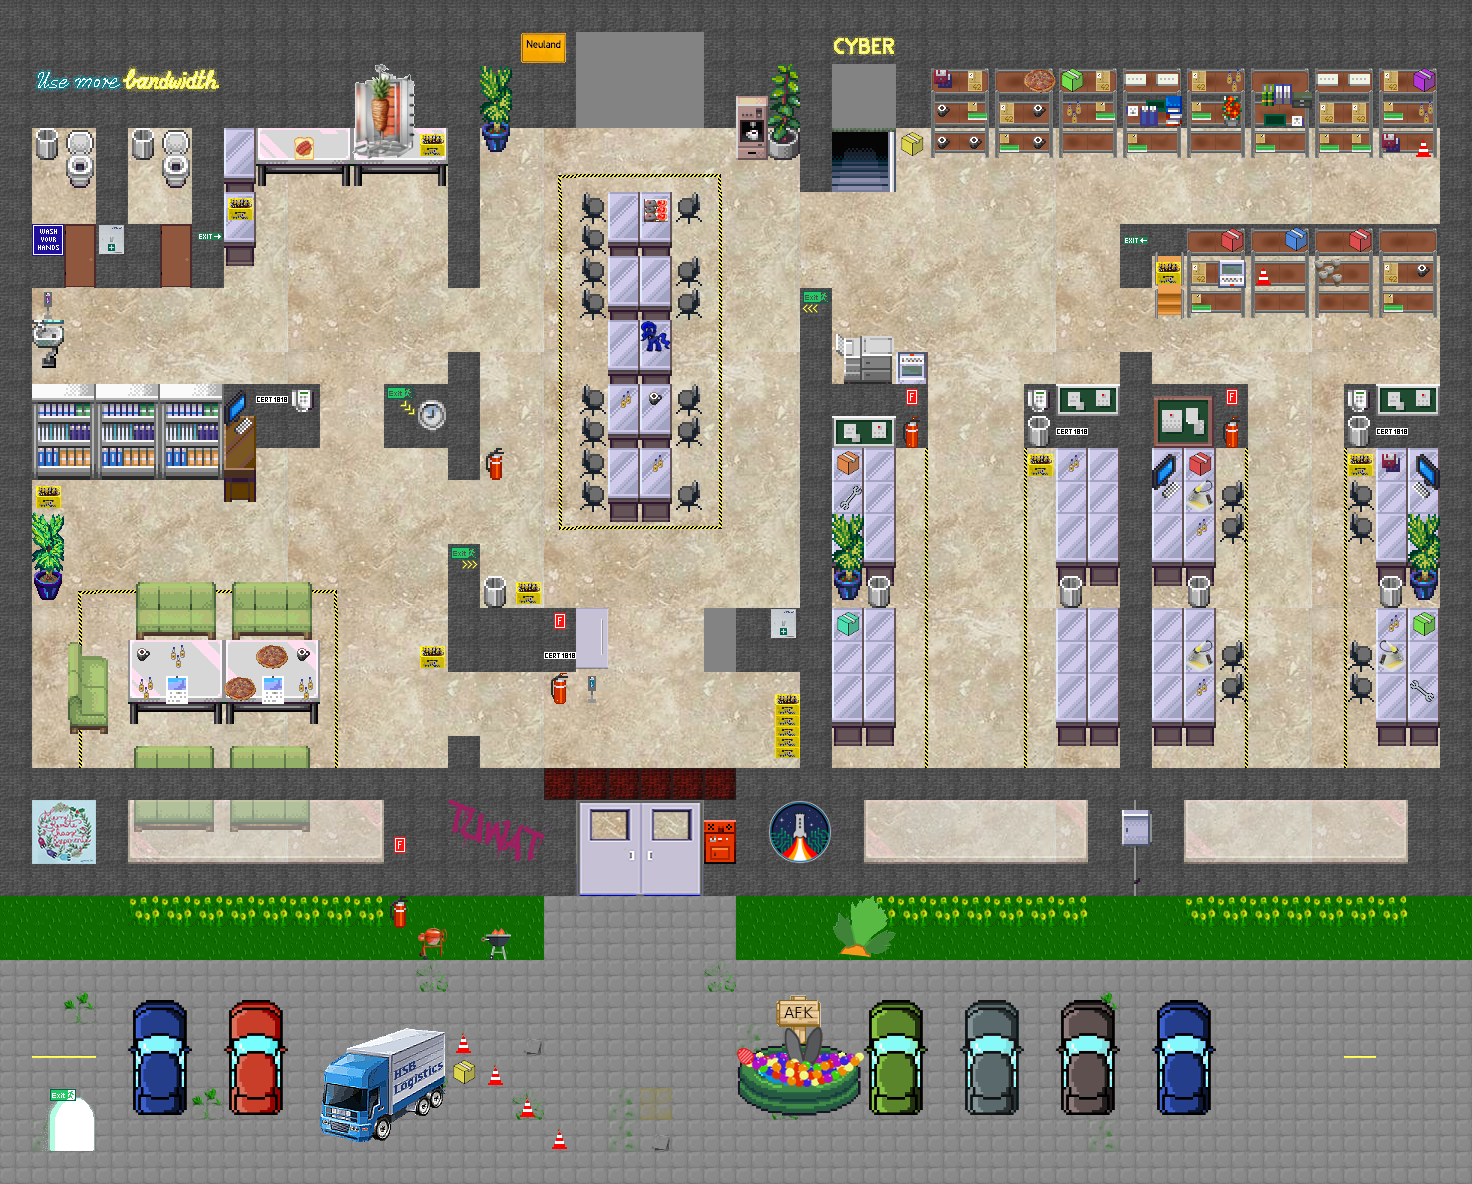

The image is a tile-based game level rendered from a .tmx file. Its description and source (layers, tilesets, objects; grid data summarised) follow:
An orthogonal 46x37 tile map with 32x32 px tiles, 37 tile layers (start, floor, floor2, walls, ...), 19 tilesets.

<map version="1.5" tiledversion="1.5.0" orientation="orthogonal" renderorder="right-down" width="46" height="37" tilewidth="32" tileheight="32" infinite="0" nextlayerid="55" nextobjectid="1">
 <editorsettings>
  <export target="main.json" format="json" />
 </editorsettings>
 <tileset firstgid="1" source="floortileset.tsx" />
 <tileset firstgid="65" source="tilesets_deviant_milkian_1.tsx" />
 <tileset firstgid="321" source="FloorTile_S.tsx" />
 <tileset firstgid="4809" source="rc3-mullana-single-use.tsx" />
 <tileset firstgid="5065" source="rakete-mini.tsx" />
 <tileset firstgid="5069" source="rc3-mullana-neon-signs.tsx" />
 <tileset firstgid="5325" name="spaceselection" tilewidth="32" tileheight="32" tilecount="672" columns="28">
  <image source="spaceselection.png" width="896" height="768" />
  <tile id="131">
   <animation>
    <frame tileid="47" duration="150" />
    <frame tileid="75" duration="150" />
    <frame tileid="103" duration="150" />
   </animation>
  </tile>
  <tile id="162">
   <animation>
    <frame tileid="160" duration="100" />
    <frame tileid="216" duration="100" />
    <frame tileid="272" duration="100" />
   </animation>
  </tile>
  <tile id="163">
   <animation>
    <frame tileid="161" duration="100" />
    <frame tileid="217" duration="100" />
    <frame tileid="273" duration="100" />
   </animation>
  </tile>
  <tile id="190">
   <animation>
    <frame tileid="188" duration="100" />
    <frame tileid="244" duration="100" />
    <frame tileid="300" duration="100" />
   </animation>
  </tile>
  <tile id="191">
   <animation>
    <frame tileid="189" duration="100" />
    <frame tileid="245" duration="100" />
    <frame tileid="301" duration="100" />
   </animation>
  </tile>
  <tile id="210">
   <animation>
    <frame tileid="207" duration="3000" />
    <frame tileid="208" duration="500" />
    <frame tileid="209" duration="6000" />
    <frame tileid="208" duration="500" />
   </animation>
  </tile>
  <tile id="211">
   <animation>
    <frame tileid="123" duration="9999" />
    <frame tileid="112" duration="500" />
   </animation>
  </tile>
  <tile id="212">
   <animation>
    <frame tileid="124" duration="9999" />
    <frame tileid="113" duration="500" />
   </animation>
  </tile>
  <tile id="213">
   <animation>
    <frame tileid="125" duration="9999" />
    <frame tileid="114" duration="500" />
   </animation>
  </tile>
  <tile id="214">
   <animation>
    <frame tileid="126" duration="9999" />
    <frame tileid="115" duration="500" />
   </animation>
  </tile>
  <tile id="238">
   <animation>
    <frame tileid="235" duration="3000" />
    <frame tileid="236" duration="500" />
    <frame tileid="237" duration="6000" />
    <frame tileid="236" duration="500" />
   </animation>
  </tile>
  <tile id="239">
   <animation>
    <frame tileid="151" duration="9999" />
    <frame tileid="140" duration="500" />
   </animation>
  </tile>
  <tile id="240">
   <animation>
    <frame tileid="152" duration="9999" />
    <frame tileid="141" duration="500" />
   </animation>
  </tile>
  <tile id="241">
   <animation>
    <frame tileid="153" duration="9999" />
    <frame tileid="142" duration="500" />
   </animation>
  </tile>
  <tile id="242">
   <animation>
    <frame tileid="154" duration="9999" />
    <frame tileid="143" duration="500" />
   </animation>
  </tile>
  <tile id="267">
   <animation>
    <frame tileid="179" duration="9999" />
    <frame tileid="168" duration="500" />
   </animation>
  </tile>
  <tile id="268">
   <animation>
    <frame tileid="180" duration="9999" />
    <frame tileid="169" duration="500" />
   </animation>
  </tile>
  <tile id="269">
   <animation>
    <frame tileid="181" duration="9999" />
    <frame tileid="170" duration="500" />
   </animation>
  </tile>
  <tile id="270">
   <animation>
    <frame tileid="182" duration="9999" />
    <frame tileid="171" duration="500" />
   </animation>
  </tile>
  <tile id="282">
   <animation>
    <frame tileid="280" duration="100" />
    <frame tileid="308" duration="100" />
    <frame tileid="336" duration="100" />
    <frame tileid="364" duration="100" />
    <frame tileid="392" duration="100" />
    <frame tileid="420" duration="100" />
    <frame tileid="448" duration="100" />
    <frame tileid="476" duration="100" />
    <frame tileid="504" duration="100" />
    <frame tileid="532" duration="100" />
   </animation>
  </tile>
  <tile id="310">
   <animation>
    <frame tileid="281" duration="100" />
    <frame tileid="309" duration="100" />
    <frame tileid="337" duration="100" />
    <frame tileid="365" duration="100" />
    <frame tileid="393" duration="100" />
    <frame tileid="421" duration="100" />
    <frame tileid="449" duration="100" />
    <frame tileid="477" duration="100" />
    <frame tileid="505" duration="100" />
    <frame tileid="533" duration="100" />
   </animation>
  </tile>
  <tile id="314">
   <animation>
    <frame tileid="342" duration="600" />
    <frame tileid="370" duration="200" />
    <frame tileid="342" duration="1200" />
    <frame tileid="370" duration="100" />
    <frame tileid="342" duration="600" />
    <frame tileid="370" duration="300" />
    <frame tileid="342" duration="3200" />
    <frame tileid="370" duration="200" />
   </animation>
  </tile>
  <tile id="315">
   <animation>
    <frame tileid="343" duration="600" />
    <frame tileid="371" duration="200" />
    <frame tileid="343" duration="1200" />
    <frame tileid="371" duration="100" />
    <frame tileid="343" duration="600" />
    <frame tileid="371" duration="300" />
    <frame tileid="343" duration="3200" />
    <frame tileid="371" duration="200" />
   </animation>
  </tile>
  <tile id="316">
   <animation>
    <frame tileid="344" duration="600" />
    <frame tileid="372" duration="200" />
    <frame tileid="344" duration="1200" />
    <frame tileid="372" duration="100" />
    <frame tileid="344" duration="600" />
    <frame tileid="372" duration="300" />
    <frame tileid="344" duration="3200" />
    <frame tileid="372" duration="200" />
   </animation>
  </tile>
  <tile id="317">
   <animation>
    <frame tileid="345" duration="600" />
    <frame tileid="373" duration="200" />
    <frame tileid="345" duration="1200" />
    <frame tileid="373" duration="100" />
    <frame tileid="345" duration="600" />
    <frame tileid="373" duration="300" />
    <frame tileid="345" duration="3200" />
    <frame tileid="373" duration="200" />
   </animation>
  </tile>
  <tile id="318">
   <animation>
    <frame tileid="397" duration="400" />
    <frame tileid="398" duration="150" />
    <frame tileid="399" duration="150" />
    <frame tileid="400" duration="150" />
    <frame tileid="401" duration="150" />
    <frame tileid="397" duration="4000" />
   </animation>
  </tile>
  <tile id="323">
   <properties>
    <property name="openWebsite" value="https://space.bi/stadtrundfahrt" />
   </properties>
  </tile>
  <tile id="351">
   <properties>
    <property name="jitsiRoom" value="spacebi_wohnzimmer" />
   </properties>
  </tile>
  <tile id="352">
   <properties>
    <property name="jitsiRoom" value="spacebi_wc" />
   </properties>
  </tile>
  <tile id="353">
   <properties>
    <property name="jitsiRoom" value="spacebi_wk1" />
   </properties>
  </tile>
  <tile id="354">
   <properties>
    <property name="jitsiRoom" value="spacebi_wk2" />
   </properties>
  </tile>
  <tile id="532">
   <animation>
    <frame tileid="280" duration="100" />
    <frame tileid="308" duration="100" />
    <frame tileid="336" duration="100" />
    <frame tileid="364" duration="100" />
    <frame tileid="392" duration="100" />
    <frame tileid="420" duration="100" />
    <frame tileid="448" duration="100" />
    <frame tileid="476" duration="100" />
    <frame tileid="504" duration="100" />
    <frame tileid="532" duration="100" />
   </animation>
  </tile>
 </tileset>
 <tileset firstgid="5997" source="mapUtilities.tsx" />
 <tileset firstgid="6006" source="hsb-fliese.tsx" />
 <tileset firstgid="6070" name="BlueTree" tilewidth="32" tileheight="32" tilecount="1" columns="1">
  <image source="BlueTree.png" trans="ffffff" width="32" height="32" />
 </tileset>
 <tileset firstgid="6071" name="RedTree" tilewidth="32" tileheight="32" tilecount="1" columns="1">
  <image source="RedTree.png" trans="ffffff" width="32" height="32" />
 </tileset>
 <tileset firstgid="6072" name="PinkTree" tilewidth="32" tileheight="32" tilecount="1" columns="1">
  <image source="PinkTree.png" trans="ffffff" width="32" height="32" />
 </tileset>
 <tileset firstgid="6073" name="VioletTree" tilewidth="32" tileheight="32" tilecount="1" columns="1">
  <image source="VioletTree.png" trans="ffffff" width="32" height="32" />
 </tileset>
 <tileset firstgid="6074" name="TurquiseTree" tilewidth="32" tileheight="32" tilecount="1" columns="1">
  <image source="TurquiseTree.png" trans="ffffff" width="32" height="32" />
 </tileset>
 <tileset firstgid="6075" name="divoc-functional" tilewidth="32" tileheight="32" tilecount="256" columns="16">
  <image source="divoc-functional.png" trans="ffffff" width="512" height="512" />
 </tileset>
 <tileset firstgid="6331" name="active-cave" tilewidth="32" tileheight="32" tilecount="384" columns="24">
  <image source="active-cave.png" trans="ffffff" width="768" height="512" />
 </tileset>
 <tileset firstgid="6715" name="coco-items" tilewidth="32" tileheight="32" tilecount="100" columns="10">
  <image source="coco-items.png" trans="ffffff" width="320" height="320" />
 </tileset>
 <tileset firstgid="6815" name="mrce-digitalpixled" tilewidth="32" tileheight="32" tilecount="20" columns="5">
  <image source="mrce-digitalpixled.png" trans="ffffff" width="172" height="128" />
 </tileset>
 <tileset firstgid="6835" name="doenerHawaii" tilewidth="32" tileheight="32" tilecount="6" columns="2">
  <image source="doenerHawaii.png" trans="ffffff" width="64" height="96" />
 </tileset>
 <layer id="13" name="start" width="46" height="37">
  <data>[1702 cells, 4 non-empty, 1 distinct tile ids]</data>
 </layer>
 <layer id="8" name="floor" width="46" height="37">
  <data>[1702 cells, 924 non-empty, 544 distinct tile ids]</data>
 </layer>
 <layer id="20" name="floor2" width="46" height="37">
  <data>[1702 cells, 1100 non-empty, 65 distinct tile ids]</data>
 </layer>
 <layer id="4" name="walls" width="46" height="37">
  <data>[1702 cells, 460 non-empty, 5 distinct tile ids]</data>
 </layer>
 <layer id="7" name="outdoor" width="46" height="37">
  <data>[1702 cells, 426 non-empty, 20 distinct tile ids]</data>
 </layer>
 <layer id="18" name="cars" width="46" height="37">
  <data>[1702 cells, 64 non-empty, 56 distinct tile ids]</data>
 </layer>
 <layer id="39" name="gaffaLayer" width="46" height="37">
  <data>[1702 cells, 92 non-empty, 4 distinct tile ids]</data>
 </layer>
 <layer id="11" name="funiture" width="46" height="37">
  <data>[1702 cells, 288 non-empty, 63 distinct tile ids]</data>
 </layer>
 <layer id="10" name="plants" width="46" height="37">
  <data>[1702 cells, 15 non-empty, 9 distinct tile ids]</data>
 </layer>
 <layer id="9" name="deko" width="46" height="37">
  <data>[1702 cells, 171 non-empty, 86 distinct tile ids]</data>
 </layer>
 <layer id="40" name="dekoOverlay" width="46" height="37">
  <data>[1702 cells, 10 non-empty, 5 distinct tile ids]</data>
 </layer>
 <layer id="38" name="exitLayer" width="46" height="37">
  <properties>
   <property name="exitSceneUrl" value="/_/global/c0c0bird.github.io/chaos-world/main.json#start_hamburg" />
  </properties>
  <data>[1702 cells, 4 non-empty, 4 distinct tile ids]</data>
 </layer>
 <layer id="41" name="timeMascheenLayer" width="46" height="37">
  <properties>
   <property name="exitSceneUrl" value="TimeMascheen/tm.json#timeMascheenLayer" />
  </properties>
  <data>[1702 cells, 8 non-empty, 8 distinct tile ids]</data>
 </layer>
 <layer id="48" name="poolLayer" width="46" height="37">
  <data>[1702 cells, 16 non-empty, 16 distinct tile ids]</data>
 </layer>
 <objectgroup id="14" name="floorLayer" />
 <layer id="50" name="poolLayerHead" width="46" height="37">
  <data>[1702 cells, 2 non-empty, 2 distinct tile ids]</data>
 </layer>
 <layer id="19" name="windows" width="46" height="37" opacity="0.45">
  <data>[1702 cells, 44 non-empty, 6 distinct tile ids]</data>
 </layer>
 <layer id="15" name="entry" width="46" height="37">
  <data>[1702 cells, 35 non-empty, 2 distinct tile ids]</data>
 </layer>
 <layer id="12" name="signs" width="46" height="37">
  <data>[1702 cells, 63 non-empty, 60 distinct tile ids]</data>
 </layer>
 <layer id="52" name="letters" width="46" height="37">
  <data>[1702 cells, 0 non-empty, 0 distinct tile ids]</data>
 </layer>
 <layer id="23" name="jitsiWohnLayer" width="46" height="37" opacity="0">
  <properties>
   <property name="jitsiRoom" value="spacebi_wohnzimmer" />
  </properties>
  <data>[1702 cells, 23 non-empty, 1 distinct tile ids]</data>
 </layer>
 <layer id="26" name="jitsiWK2" width="46" height="37" opacity="0">
  <properties>
   <property name="jitsiRoom" value="spacebi_wk2" />
  </properties>
  <data>[1702 cells, 16 non-empty, 1 distinct tile ids]</data>
 </layer>
 <layer id="21" name="silentLayer" width="46" height="37" opacity="0">
  <properties>
   <property name="silent" type="bool" value="true" />
  </properties>
  <data>[1702 cells, 75 non-empty, 1 distinct tile ids]</data>
 </layer>
 <layer id="30" name="rockLayer2" width="46" height="37" opacity="0">
  <properties>
   <property name="playAudio" value="sounds/Tuff_Data_Vans_in_Japan.mp3" />
  </properties>
  <data>[1702 cells, 1 non-empty, 1 distinct tile ids]</data>
 </layer>
 <layer id="29" name="rockLayer1" width="46" height="37" opacity="0">
  <properties>
   <property name="playAudio" value="sounds/Desert_Brawl_Vans_in_Japan.mp3" />
  </properties>
  <data>[1702 cells, 1 non-empty, 1 distinct tile ids]</data>
 </layer>
 <layer id="37" name="discoLayer" width="46" height="37" opacity="0">
  <properties>
   <property name="playAudio" value="https://c3lounge.de/radio/8000/radio.mp3" />
  </properties>
  <data>[1702 cells, 173 non-empty, 1 distinct tile ids]</data>
 </layer>
 <layer id="36" name="kaffeeLayer" width="46" height="37" opacity="0">
  <properties>
   <property name="playAudio" value="sounds/Eskalation_an_der_Kaffeemaschine.mp3" />
  </properties>
  <data>[1702 cells, 1 non-empty, 1 distinct tile ids]</data>
 </layer>
 <layer id="42" name="unrealLayer" width="46" height="37" opacity="0">
  <properties>
   <property name="playAudio" value="sounds/ich_will_spielen.mp3" />
  </properties>
  <data>[1702 cells, 1 non-empty, 1 distinct tile ids]</data>
 </layer>
 <layer id="54" name="doenerLayer" width="46" height="37" opacity="0">
  <properties>
   <property name="openWebsite" value="https://doener-hawaii.de" />
  </properties>
  <data>[1702 cells, 4 non-empty, 1 distinct tile ids]</data>
 </layer>
 <layer id="43" name="wurstLayer" width="46" height="37" opacity="0">
  <properties>
   <property name="playAudio" value="sounds/wurstbrot.mp3" />
  </properties>
  <data>[1702 cells, 1 non-empty, 1 distinct tile ids]</data>
 </layer>
 <layer id="44" name="entrysoundLayer" width="46" height="37" opacity="0">
  <properties>
   <property name="playAudio" value="sounds/role-reveal-start-round.mp3" />
  </properties>
  <data>[1702 cells, 8 non-empty, 1 distinct tile ids]</data>
 </layer>
 <layer id="45" name="fartLayer" width="46" height="37" opacity="0">
  <properties>
   <property name="playAudio" value="sounds/c-flat.mp3" />
  </properties>
  <data>[1702 cells, 4 non-empty, 1 distinct tile ids]</data>
 </layer>
 <layer id="46" name="xpLayer" width="46" height="37" opacity="0">
  <properties>
   <property name="playAudio" value="sounds/xp.mp3" />
  </properties>
  <data>[1702 cells, 1 non-empty, 1 distinct tile ids]</data>
 </layer>
 <layer id="47" name="dialToneLayer" width="46" height="37" opacity="0">
  <properties>
   <property name="playAudio" value="sounds/dial-tone.mp3" />
  </properties>
  <data>[1702 cells, 3 non-empty, 1 distinct tile ids]</data>
 </layer>
 <layer id="27" name="stadttourLayer" width="46" height="37" opacity="0">
  <properties>
   <property name="openWebsite" value="https://space.bi/stadtrundfahrt" />
  </properties>
  <data>[1702 cells, 24 non-empty, 1 distinct tile ids]</data>
 </layer>
 <layer id="25" name="jitsiWK1" width="46" height="37" opacity="0">
  <properties>
   <property name="jitsiRoom" value="spacebi_wk1" />
  </properties>
  <data>[1702 cells, 16 non-empty, 1 distinct tile ids]</data>
 </layer>
 <layer id="24" name="jitsiWCLayer" width="46" height="37" opacity="0">
  <properties>
   <property name="jitsiRoom" value="spacebi_wc" />
  </properties>
  <data>[1702 cells, 2 non-empty, 1 distinct tile ids]</data>
 </layer>
 <layer id="17" name="collides" width="46" height="37" opacity="0">
  <data>[1702 cells, 544 non-empty, 1 distinct tile ids]</data>
 </layer>
</map>
